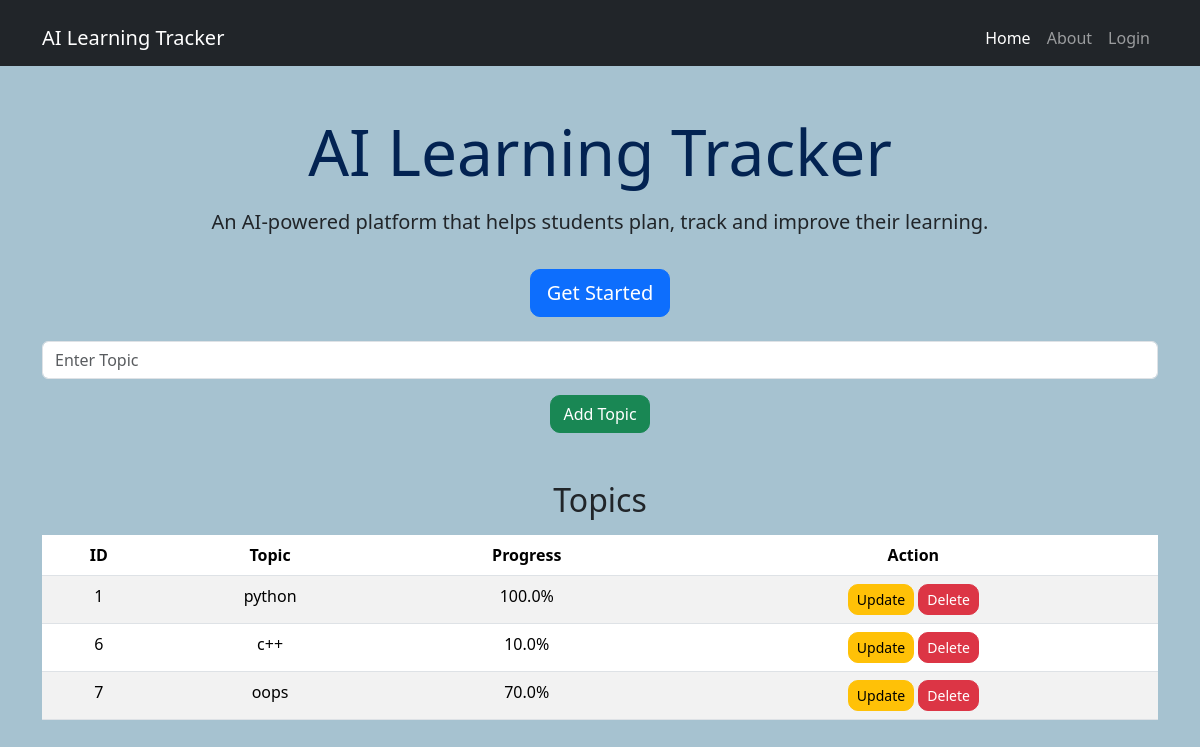
Before: / with the older database file.
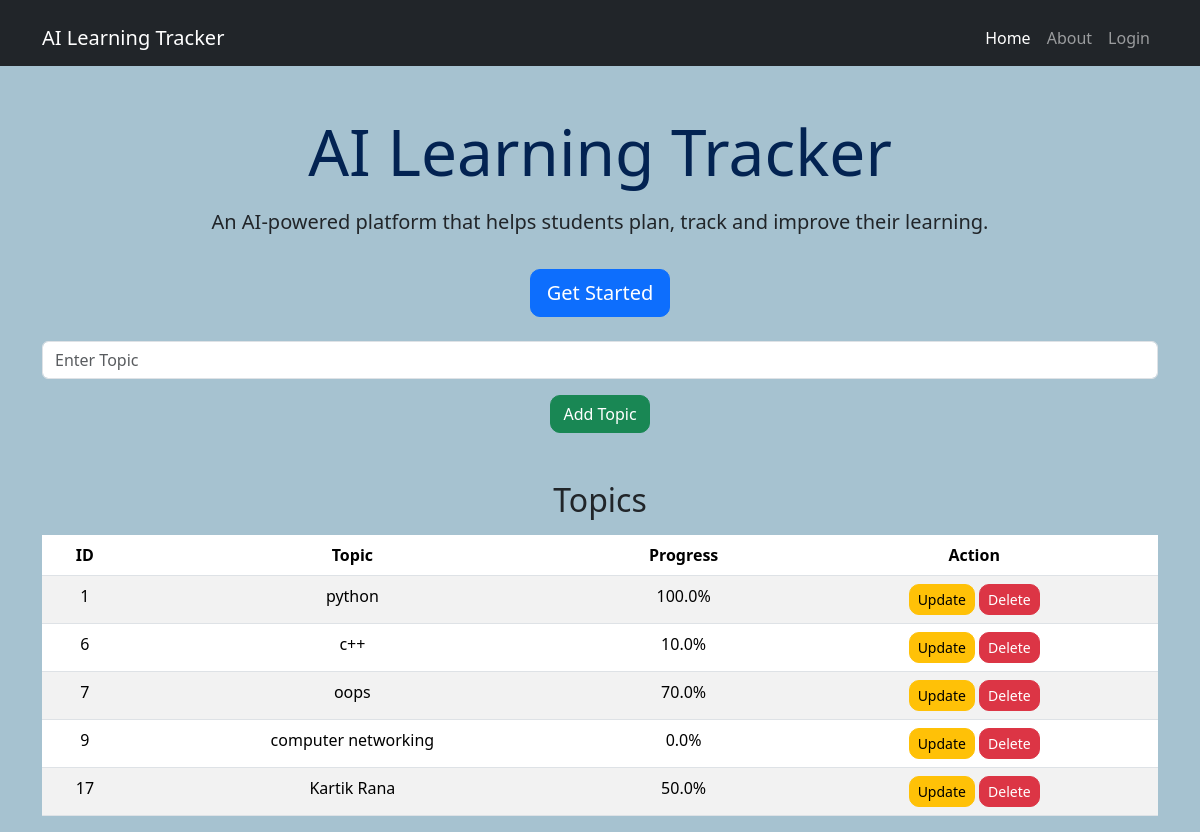
After: the same page with the newer database file.
### tables this page shows
CREATE TABLE topics(
                    id INTEGER PRIMARY KEY AUTOINCREMENT,
                    topic TEXT NOT NULL,
                    progress REAL NOT NULL 
                    );

### app.py (the view)
@app.route("/",methods=['GET','POST'])
def home():
    if request.method == "POST":
        topic = request.form['topic']
        database.add_topic(topic,0)
    tp = database.view_topics()
    return render_template("home.html",topics = tp)

### database.py (called while the page is built)
def view_topics():
    with sqlite3.connect("learning.db") as conn:
        cursor = conn.cursor()
        cursor.execute("SELECT * FROM topics")
        c=cursor.fetchall()
        return c

### templates/home.html
{% extends "base.html" %}
{% block content %}
<div class="container text-center mt-5">
    <h1 class="display-3">AI Learning Tracker</h1>
    <p class="lead mt-3">
        An AI-powered platform that helps students plan, track and improve their learning.
    </p>
    <a href="#" class="btn btn-primary btn-lg mt-3">
        Get Started
    </a>
    <form method="POST" class="mt-4">
        <input type="text"
            name="topic"
            class="form-control mb-3"
            placeholder="Enter Topic">
        <button type="submit" class="btn btn-success">
            Add Topic
        </button>
    </form>
    <h2 class="mt-5">Topics</h2>
    <table class="table table-striped mt-3">
        <thead>
            <tr>
                <th>ID</th>
                <th>Topic</th>
                <th>Progress</th>
                <th>Action</th>
            </tr>
        </thead>
        <tbody>
            {% for topic in topics %}
            <tr>
                <td>{{ topic[0] }}</td>
                <td>{{ topic[1] }}</td>
                <td>{{ topic[2] }}%</td>
                <td>
                    <a href="/update/{{ topic[0] }}" class="btn btn-warning btn-sm">Update</a>
                    <a href="/delete/{{ topic[0] }}" class="btn btn-danger btn-sm">Delete</a>
                </td>
            </tr>
            {% endfor %}
        </tbody>
    </table>
</div>
{% endblock %}

### templates/base.html (shortened to what this page needs)
<!DOCTYPE html>
<html lang="en">
<head>
    <link href="https://cdn.jsdelivr.net/npm/bootstrap@5.3.3/dist/css/bootstrap.min.css" rel="stylesheet">
    <link rel="stylesheet" href="{{ url_for('static', filename='css/style.css') }}">
</head>
<body>
    <nav class="navbar navbar-expand-lg navbar-dark bg-dark">
        <div class="container">
            <a class="navbar-brand" href="#">AI Learning Tracker</a>
            <div class="collapse navbar-collapse" id="navbarNav">
                <ul class="navbar-nav ms-auto">
                    <li class="nav-item">
                        <a class="nav-link active" href="/">Home</a>
                    </li>
                    <li class="nav-item">
                        <a class="nav-link" href="/about">About</a>
                    </li>
                    <li class="nav-item">
                        <a class="nav-link" href="/login">Login</a>
                    </li>
                </ul>
            </div>
        </div>
    </nav>
    {% block content %}
    {% endblock %}
</body>
</html>

### static/css/style.css (style rules this page uses)
body { background-color: #a6c2d0; }
h1 { color: #032352; font-weight: bold; }
p { font-size: 18px; }
.container { margin-top: 10px; }
.btn { border-radius: 10px; }

Changed rows visible on the page:
added topics: id "9", topic "computer networking", progress "0.0"
added topics: id "17", topic "Kartik Rana", progress "50.0"
